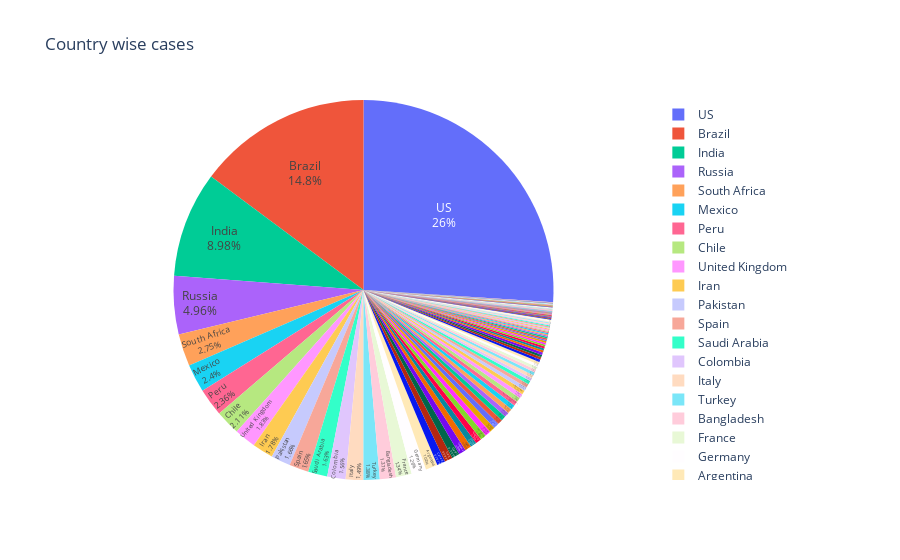

Notebook code cell kept with this figure:
### Markdown cell above
Here we can see US,Brazil and India has worldwide most confirmed case.
And US completely dominating other countries in confirmed cases by 4290259M cases.

### Code cell
fig = px.pie(cwd, values=cwd['Confirmed'], names=cwd['Country/Region'],hover_data=['Country/Region'],title='Country wise cases')
fig.update_traces(textposition='inside',textinfo='percent+label')
fig.show()

### Figure 1 — Plotly figure (JSON) as saved in the notebook; plotly's stock layout.template omitted (floating-point values rounded to 4 significant figures; data arrays with more than 128 entries replaced by an {"elided": "..."} marker saying what was removed)
{"data": [{"customdata": {"elided": "187x1 str values"}, "domain": {"x": [0, 1], "y": [0, 1]}, "hovertemplate": "Country/Region=%{customdata[0]}<br>Confirmed=%{value}<extra></extra>", "labels": {"elided": "187 str values"}, "legendgroup": "", "name": "", "showlegend": true, "textinfo": "percent+label", "textposition": "inside", "type": "pie", "values": {"elided": "187 int values"}}], "layout": {"legend": {"tracegroupgap": 0}, "title": {"text": "Country wise cases"}}}
